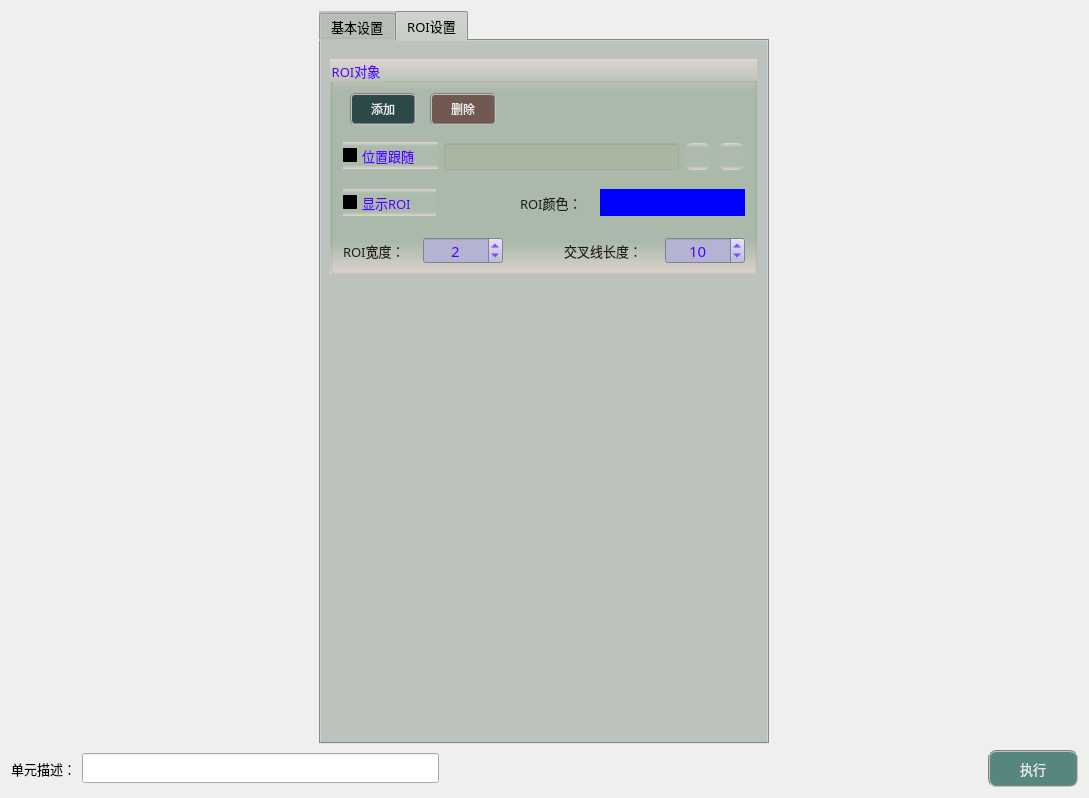
<?xml version="1.0" encoding="UTF-8"?>
<ui version="4.0">
 <class>frmFindSlotClass</class>
 <widget class="QDialog" name="frmFindSlotClass">
  <property name="geometry">
   <rect>
    <x>0</x>
    <y>0</y>
    <width>1089</width>
    <height>798</height>
   </rect>
  </property>
  <property name="windowTitle">
   <string>frmFindSlot</string>
  </property>
  <layout class="QVBoxLayout" name="verticalLayout">
   <item>
    <layout class="QHBoxLayout" name="horizontalLayout">
     <item>
      <widget class="QTabWidget" name="tabWidget">
       <property name="sizePolicy">
        <sizepolicy hsizetype="Fixed" vsizetype="Expanding">
         <horstretch>0</horstretch>
         <verstretch>0</verstretch>
        </sizepolicy>
       </property>
       <property name="minimumSize">
        <size>
         <width>450</width>
         <height>550</height>
        </size>
       </property>
       <property name="maximumSize">
        <size>
         <width>16777215</width>
         <height>16777215</height>
        </size>
       </property>
       <property name="font">
        <font>
         <family>微软雅黑</family>
         <pointsize>10</pointsize>
        </font>
       </property>
       <property name="styleSheet">
        <string notr="true">background-color: #bcc2bc;</string>
       </property>
       <property name="currentIndex">
        <number>1</number>
       </property>
       <widget class="QWidget" name="tab">
        <attribute name="title">
         <string>基本设置</string>
        </attribute>
        <widget class="QGroupBox" name="groupCamera">
         <property name="geometry">
          <rect>
           <x>9</x>
           <y>18</y>
           <width>427</width>
           <height>73</height>
          </rect>
         </property>
         <property name="font">
          <font>
           <family>微软雅黑</family>
           <pointsize>10</pointsize>
          </font>
         </property>
         <property name="styleSheet">
          <string notr="true">background-color: qlineargradient(x1:0, y1:0, x2:0, y2:1, stop:0 #dfd5cf, stop: 0.15 #acbbac, stop: 0.85 #acbbac,stop:1 #dfd5cf);
color: rgb(85, 0, 255);</string>
         </property>
         <property name="title">
          <string>图像对象</string>
         </property>
         <widget class="QLabel" name="label_4">
          <property name="geometry">
           <rect>
            <x>13</x>
            <y>42</y>
            <width>79</width>
            <height>19</height>
           </rect>
          </property>
          <property name="font">
           <font>
            <family>微软雅黑</family>
            <pointsize>10</pointsize>
           </font>
          </property>
          <property name="styleSheet">
           <string notr="true">color: rgb(30, 30, 30);
background: transparent;</string>
          </property>
          <property name="text">
           <string>输入图像：</string>
          </property>
         </widget>
         <widget class="QLineEdit" name="txtLinkImage">
          <property name="geometry">
           <rect>
            <x>100</x>
            <y>39</y>
            <width>255</width>
            <height>27</height>
           </rect>
          </property>
          <property name="font">
           <font>
            <family>微软雅黑</family>
            <pointsize>10</pointsize>
           </font>
          </property>
          <property name="styleSheet">
           <string notr="true">color: rgb(0, 0, 200);
background-color: rgba(170, 170, 127,50);</string>
          </property>
          <property name="alignment">
           <set>Qt::AlignCenter</set>
          </property>
          <property name="readOnly">
           <bool>true</bool>
          </property>
         </widget>
         <widget class="QPushButton" name="btnLinkImage">
          <property name="geometry">
           <rect>
            <x>360</x>
            <y>39</y>
            <width>27</width>
            <height>27</height>
           </rect>
          </property>
          <property name="toolTip">
           <string>链接图像</string>
          </property>
          <property name="styleSheet">
           <string notr="true">QWidget{ border:none;border-radius: 8px;padding: 2px 4px;}
QPushButton:hover{ background-color: rgba(85, 150, 127, 100);}
QPushButton:pressed{background-color: rgba(85, 180, 127, 160);}</string>
          </property>
          <property name="text">
           <string/>
          </property>
          <property name="icon">
           <iconset resource="../FindCircle/sub_res.qrc">
            <normaloff>:/resource/link.png</normaloff>:/resource/link.png</iconset>
          </property>
          <property name="iconSize">
           <size>
            <width>27</width>
            <height>27</height>
           </size>
          </property>
         </widget>
         <widget class="QPushButton" name="btnDelLinkImage">
          <property name="geometry">
           <rect>
            <x>394</x>
            <y>39</y>
            <width>27</width>
            <height>27</height>
           </rect>
          </property>
          <property name="toolTip">
           <string>删除图像链接</string>
          </property>
          <property name="styleSheet">
           <string notr="true">QWidget{ border:none;border-radius: 8px;padding: 2px 4px;}
QPushButton:hover{ background-color: rgba(226, 142, 162, 100);}
QPushButton:pressed{background-color: rgba(226, 172, 162, 200);}</string>
          </property>
          <property name="text">
           <string/>
          </property>
          <property name="icon">
           <iconset resource="../FindCircle/sub_res.qrc">
            <normaloff>:/resource/del_link.png</normaloff>:/resource/del_link.png</iconset>
          </property>
          <property name="iconSize">
           <size>
            <width>27</width>
            <height>27</height>
           </size>
          </property>
         </widget>
        </widget>
        <widget class="QGroupBox" name="groupC2">
         <property name="geometry">
          <rect>
           <x>9</x>
           <y>108</y>
           <width>427</width>
           <height>171</height>
          </rect>
         </property>
         <property name="font">
          <font>
           <family>微软雅黑</family>
           <pointsize>10</pointsize>
          </font>
         </property>
         <property name="styleSheet">
          <string notr="true">background-color: qlineargradient(x1:0, y1:0, x2:0, y2:1, stop:0 #dfd5cf, stop: 0.15 #acbbac, stop: 0.85 #acbbac,stop:1 #dfd5cf);
color: rgb(85, 0, 255);</string>
         </property>
         <property name="title">
          <string>参数设置</string>
         </property>
         <widget class="QComboBox" name="comboGrayDirection">
          <property name="geometry">
           <rect>
            <x>330</x>
            <y>32</y>
            <width>85</width>
            <height>30</height>
           </rect>
          </property>
          <property name="font">
           <font>
            <family>微软雅黑</family>
            <pointsize>10</pointsize>
           </font>
          </property>
          <property name="styleSheet">
           <string notr="true">QComboBox {
    border: 1px solid gray;
    border-radius: 2px;    
    color: rgb(0, 0, 200);
	background-color: rgba(170, 170, 127,100);
}
QComboBox::drop-down {
    subcontrol-origin: padding;
    subcontrol-position: top right;
    width: 15px; 
    border-left-width: 1px;
    border-left-color: darkgray;
    border-left-style: solid;
    border-top-right-radius: 3px;
    border-bottom-right-radius: 3px;
}

QComboBox::down-arrow {
    image: url(:/resource/down.png);
} 
QComboBox::down-arrow:on {
    top: 1px;
    left: 1px;
}</string>
          </property>
          <item>
           <property name="text">
            <string>白到黑</string>
           </property>
          </item>
          <item>
           <property name="text">
            <string>黑到白</string>
           </property>
          </item>
         </widget>
         <widget class="QLabel" name="label_10">
          <property name="geometry">
           <rect>
            <x>242</x>
            <y>37</y>
            <width>81</width>
            <height>19</height>
           </rect>
          </property>
          <property name="sizePolicy">
           <sizepolicy hsizetype="Preferred" vsizetype="Fixed">
            <horstretch>0</horstretch>
            <verstretch>0</verstretch>
           </sizepolicy>
          </property>
          <property name="font">
           <font>
            <family>微软雅黑</family>
            <pointsize>10</pointsize>
           </font>
          </property>
          <property name="styleSheet">
           <string notr="true">color: rgb(30, 30, 30);
background: transparent;</string>
          </property>
          <property name="text">
           <string>灰度方向：</string>
          </property>
         </widget>
         <widget class="QLabel" name="label_14">
          <property name="geometry">
           <rect>
            <x>13</x>
            <y>87</y>
            <width>81</width>
            <height>19</height>
           </rect>
          </property>
          <property name="font">
           <font>
            <family>微软雅黑</family>
            <pointsize>10</pointsize>
            <weight>50</weight>
            <bold>false</bold>
           </font>
          </property>
          <property name="styleSheet">
           <string notr="true">color: rgb(30, 30, 30);
background: transparent;</string>
          </property>
          <property name="text">
           <string>边缘强度：</string>
          </property>
         </widget>
         <widget class="QSpinBox" name="spinThreshold">
          <property name="geometry">
           <rect>
            <x>100</x>
            <y>84</y>
            <width>85</width>
            <height>27</height>
           </rect>
          </property>
          <property name="font">
           <font>
            <family>微软雅黑</family>
            <pointsize>11</pointsize>
           </font>
          </property>
          <property name="styleSheet">
           <string notr="true">QWidget{color: rgb(85, 0, 155);background-color: rgb(180, 180, 210);}
QSpinBox::up-button{
    border:transparent;
}
QSpinBox::down-button{
    border:transparent;
}
QSpinBox::up-arrow{
    image:url(:/resource/up.png);
}
QSpinBox::down-arrow{
    image:url(:/resource/down.png);
}</string>
          </property>
          <property name="alignment">
           <set>Qt::AlignCenter</set>
          </property>
          <property name="minimum">
           <number>0</number>
          </property>
          <property name="maximum">
           <number>255</number>
          </property>
          <property name="value">
           <number>20</number>
          </property>
         </widget>
         <widget class="QLabel" name="label_15">
          <property name="geometry">
           <rect>
            <x>12</x>
            <y>37</y>
            <width>81</width>
            <height>19</height>
           </rect>
          </property>
          <property name="sizePolicy">
           <sizepolicy hsizetype="Preferred" vsizetype="Fixed">
            <horstretch>0</horstretch>
            <verstretch>0</verstretch>
           </sizepolicy>
          </property>
          <property name="font">
           <font>
            <family>微软雅黑</family>
            <pointsize>10</pointsize>
           </font>
          </property>
          <property name="styleSheet">
           <string notr="true">color: rgb(30, 30, 30);
background: transparent;</string>
          </property>
          <property name="text">
           <string>扫描方向：</string>
          </property>
         </widget>
         <widget class="QComboBox" name="comboScanDirection">
          <property name="geometry">
           <rect>
            <x>100</x>
            <y>32</y>
            <width>85</width>
            <height>30</height>
           </rect>
          </property>
          <property name="font">
           <font>
            <family>微软雅黑</family>
            <pointsize>10</pointsize>
           </font>
          </property>
          <property name="styleSheet">
           <string notr="true">QComboBox {
    border: 1px solid gray;
    border-radius: 2px;    
    color: rgb(0, 0, 200);
	background-color: rgba(170, 170, 127,100);
}
QComboBox::drop-down {
    subcontrol-origin: padding;
    subcontrol-position: top right;
    width: 15px; 
    border-left-width: 1px;
    border-left-color: darkgray;
    border-left-style: solid;
    border-top-right-radius: 3px;
    border-bottom-right-radius: 3px;
}

QComboBox::down-arrow {
    image: url(:/resource/down.png);
} 
QComboBox::down-arrow:on {
    top: 1px;
    left: 1px;
}</string>
          </property>
          <item>
           <property name="text">
            <string>内到外</string>
           </property>
          </item>
          <item>
           <property name="text">
            <string>外到内</string>
           </property>
          </item>
         </widget>
         <widget class="QLabel" name="label_16">
          <property name="geometry">
           <rect>
            <x>243</x>
            <y>87</y>
            <width>81</width>
            <height>19</height>
           </rect>
          </property>
          <property name="font">
           <font>
            <family>微软雅黑</family>
            <pointsize>10</pointsize>
            <weight>50</weight>
            <bold>false</bold>
           </font>
          </property>
          <property name="styleSheet">
           <string notr="true">color: rgb(30, 30, 30);
background: transparent;</string>
          </property>
          <property name="text">
           <string>分割数量：</string>
          </property>
         </widget>
         <widget class="QSpinBox" name="spinSegment">
          <property name="geometry">
           <rect>
            <x>330</x>
            <y>84</y>
            <width>85</width>
            <height>27</height>
           </rect>
          </property>
          <property name="font">
           <font>
            <family>微软雅黑</family>
            <pointsize>11</pointsize>
           </font>
          </property>
          <property name="styleSheet">
           <string notr="true">QWidget{color: rgb(85, 0, 155);background-color: rgb(180, 180, 210);}
QSpinBox::up-button{
    border:transparent;
}
QSpinBox::down-button{
    border:transparent;
}
QSpinBox::up-arrow{
    image:url(:/resource/up.png);
}
QSpinBox::down-arrow{
    image:url(:/resource/down.png);
}</string>
          </property>
          <property name="alignment">
           <set>Qt::AlignCenter</set>
          </property>
          <property name="minimum">
           <number>30</number>
          </property>
          <property name="maximum">
           <number>360</number>
          </property>
          <property name="value">
           <number>30</number>
          </property>
         </widget>
         <widget class="QLabel" name="label_19">
          <property name="geometry">
           <rect>
            <x>13</x>
            <y>137</y>
            <width>81</width>
            <height>19</height>
           </rect>
          </property>
          <property name="font">
           <font>
            <family>微软雅黑</family>
            <pointsize>10</pointsize>
            <weight>50</weight>
            <bold>false</bold>
           </font>
          </property>
          <property name="styleSheet">
           <string notr="true">color: rgb(30, 30, 30);
background: transparent;</string>
          </property>
          <property name="text">
           <string>剔除距离：</string>
          </property>
         </widget>
         <widget class="QSpinBox" name="spinCullDistance">
          <property name="geometry">
           <rect>
            <x>100</x>
            <y>134</y>
            <width>85</width>
            <height>27</height>
           </rect>
          </property>
          <property name="font">
           <font>
            <family>微软雅黑</family>
            <pointsize>11</pointsize>
           </font>
          </property>
          <property name="styleSheet">
           <string notr="true">QWidget{color: rgb(85, 0, 155);background-color: rgb(180, 180, 210);}
QSpinBox::up-button{
    border:transparent;
}
QSpinBox::down-button{
    border:transparent;
}
QSpinBox::up-arrow{
    image:url(:/resource/up.png);
}
QSpinBox::down-arrow{
    image:url(:/resource/down.png);
}</string>
          </property>
          <property name="alignment">
           <set>Qt::AlignCenter</set>
          </property>
          <property name="minimum">
           <number>1</number>
          </property>
          <property name="maximum">
           <number>100</number>
          </property>
          <property name="value">
           <number>5</number>
          </property>
         </widget>
        </widget>
        <widget class="QGroupBox" name="groupC3">
         <property name="geometry">
          <rect>
           <x>9</x>
           <y>296</y>
           <width>427</width>
           <height>219</height>
          </rect>
         </property>
         <property name="font">
          <font>
           <family>微软雅黑</family>
           <pointsize>10</pointsize>
          </font>
         </property>
         <property name="styleSheet">
          <string notr="true">background-color: qlineargradient(x1:0, y1:0, x2:0, y2:1, stop:0 #dfd5cf, stop: 0.15 #acbbac, stop: 0.85 #acbbac,stop:1 #dfd5cf);
color: rgb(85, 0, 255);</string>
         </property>
         <property name="title">
          <string>输出数据(圆的中心坐标、半径)</string>
         </property>
         <widget class="QTextEdit" name="txtMsg">
          <property name="geometry">
           <rect>
            <x>4</x>
            <y>32</y>
            <width>419</width>
            <height>183</height>
           </rect>
          </property>
          <property name="font">
           <font>
            <family>微软雅黑</family>
           </font>
          </property>
          <property name="styleSheet">
           <string notr="true">QTextEdit         
{
    background-color: rgba(180, 180, 215,120);    
    gridline-color: rgba(220, 220, 255,255);
    color: rgba(20, 20, 20,200);
}
QScrollBar:vertical{ 
		background:#FFFFF2;
		padding-top:20px;
		padding-bottom:20px;
		padding-left:2px;
		padding-right:2px;
		border-left:1px solid #d7d7d7;}
QScrollBar::handle:vertical{
		background:#dbdbdb;
		border-radius:6px;
		min-height:20px;}
QScrollBar::handle:vertical:hover{
		background:#d0d0d0;}
QScrollBar::add-line:vertical{
		background:url(:/resource/down.png) center no-repeat;}
QScrollBar::sub-line:vertical{
		background:url(:/resource/up.png) center no-repeat;}
QScrollBar:horizontal{ 
		background:#FFFFF2;
		padding-top:20px;
		padding-bottom:20px;
		padding-left:2px;
		padding-right:2px;
		border-left:1px solid #d7d7d7;}
QScrollBar::handle:horizontal{
		background:#dbdbdb;
		border-radius:6px;
		min-height:20px;}
QScrollBar::handle:horizontal:hover{
		background:#d0d0d0;}
QScrollBar::add-line:horizontal{
		background:url(:/resource/right.png) center no-repeat;}
QScrollBar::sub-line:horizontal{
		background:url(:/resource/left.png) center no-repeat;}</string>
          </property>
          <property name="readOnly">
           <bool>true</bool>
          </property>
         </widget>
        </widget>
       </widget>
       <widget class="QWidget" name="tab_2">
        <attribute name="title">
         <string>ROI设置</string>
        </attribute>
        <widget class="QGroupBox" name="groupC4">
         <property name="geometry">
          <rect>
           <x>9</x>
           <y>18</y>
           <width>427</width>
           <height>215</height>
          </rect>
         </property>
         <property name="font">
          <font>
           <family>微软雅黑</family>
           <pointsize>10</pointsize>
          </font>
         </property>
         <property name="styleSheet">
          <string notr="true">background-color: qlineargradient(x1:0, y1:0, x2:0, y2:1, stop:0 #dfd5cf, stop: 0.15 #acbbac, stop: 0.85 #acbbac,stop:1 #dfd5cf);
color: rgb(85, 0, 255);</string>
         </property>
         <property name="title">
          <string>ROI对象</string>
         </property>
         <widget class="QPushButton" name="btnAddROI">
          <property name="geometry">
           <rect>
            <x>20</x>
            <y>34</y>
            <width>66</width>
            <height>32</height>
           </rect>
          </property>
          <property name="sizePolicy">
           <sizepolicy hsizetype="Fixed" vsizetype="Fixed">
            <horstretch>0</horstretch>
            <verstretch>0</verstretch>
           </sizepolicy>
          </property>
          <property name="minimumSize">
           <size>
            <width>60</width>
            <height>30</height>
           </size>
          </property>
          <property name="font">
           <font>
            <family>微软雅黑</family>
            <pointsize>9</pointsize>
           </font>
          </property>
          <property name="styleSheet">
           <string notr="true">QWidget{ background-color: rgba(9, 42, 47, 200);}
QWidget{ color: rgb(235, 235, 235);}
QWidget{ border: 2px groove gray;border-radius: 5px;padding: 2px 4px;}
QPushButton:hover{ background-color: rgb(9, 62, 52);}
QPushButton:pressed{background-color: rgb(9, 82, 72);}</string>
          </property>
          <property name="text">
           <string>添加</string>
          </property>
         </widget>
         <widget class="QPushButton" name="btnDeleteROI">
          <property name="geometry">
           <rect>
            <x>100</x>
            <y>34</y>
            <width>66</width>
            <height>32</height>
           </rect>
          </property>
          <property name="minimumSize">
           <size>
            <width>60</width>
            <height>30</height>
           </size>
          </property>
          <property name="font">
           <font>
            <family>微软雅黑</family>
            <pointsize>9</pointsize>
           </font>
          </property>
          <property name="styleSheet">
           <string notr="true">QWidget{ background-color: rgba(97, 63, 56, 200);}
QWidget{ color: rgb(235, 235, 235);}
QWidget{ border: 2px groove gray;border-radius: 5px;padding: 2px 4px;}
QPushButton:hover{ background-color: rgb(97, 83, 76);}
QPushButton:pressed{background-color: rgb(117, 83, 96);}</string>
          </property>
          <property name="text">
           <string>删除</string>
          </property>
         </widget>
         <widget class="QCheckBox" name="checkViewROI">
          <property name="geometry">
           <rect>
            <x>13</x>
            <y>130</y>
            <width>93</width>
            <height>27</height>
           </rect>
          </property>
          <property name="sizePolicy">
           <sizepolicy hsizetype="Fixed" vsizetype="Fixed">
            <horstretch>0</horstretch>
            <verstretch>0</verstretch>
           </sizepolicy>
          </property>
          <property name="font">
           <font>
            <family>微软雅黑</family>
            <pointsize>10</pointsize>
           </font>
          </property>
          <property name="styleSheet">
           <string notr="true">QCheckBox{
    color: rgb(30, 30, 30);
	border-style: flat;
	background: transparent;
}
QCheckBox::indicator {
    width: 17px;
    height: 17px;    
}
QCheckBox::indicator::unchecked {
    image: url(:/resource/untick.png);
}
QCheckBox::indicator::checked {
    image: url(:/resource/tick.png);
};</string>
          </property>
          <property name="text">
           <string>显示ROI</string>
          </property>
          <property name="iconSize">
           <size>
            <width>22</width>
            <height>22</height>
           </size>
          </property>
         </widget>
         <widget class="QLabel" name="label_17">
          <property name="geometry">
           <rect>
            <x>190</x>
            <y>134</y>
            <width>79</width>
            <height>19</height>
           </rect>
          </property>
          <property name="font">
           <font>
            <family>微软雅黑</family>
            <pointsize>10</pointsize>
           </font>
          </property>
          <property name="styleSheet">
           <string notr="true">color: rgb(30, 30, 30);
background: transparent;</string>
          </property>
          <property name="text">
           <string>ROI颜色：</string>
          </property>
         </widget>
         <widget class="QPushButton" name="btnRoiColor">
          <property name="geometry">
           <rect>
            <x>270</x>
            <y>130</y>
            <width>145</width>
            <height>27</height>
           </rect>
          </property>
          <property name="styleSheet">
           <string notr="true">border:none;
background-color: rgb(0, 0, 255);</string>
          </property>
          <property name="text">
           <string/>
          </property>
         </widget>
         <widget class="QSpinBox" name="spinCrossL">
          <property name="geometry">
           <rect>
            <x>335</x>
            <y>178</y>
            <width>80</width>
            <height>27</height>
           </rect>
          </property>
          <property name="font">
           <font>
            <family>微软雅黑</family>
            <pointsize>11</pointsize>
           </font>
          </property>
          <property name="styleSheet">
           <string notr="true">QWidget{color: rgb(85, 0, 255);background-color: rgb(180, 180, 210);}
QSpinBox::up-button{
    border:transparent;
}
QSpinBox::down-button{
    border:transparent;
}
QSpinBox::up-arrow{
    image:url(:/resource/up.png);
}
QSpinBox::down-arrow{
    image:url(:/resource/down.png);
}</string>
          </property>
          <property name="alignment">
           <set>Qt::AlignCenter</set>
          </property>
          <property name="minimum">
           <number>1</number>
          </property>
          <property name="maximum">
           <number>100</number>
          </property>
          <property name="value">
           <number>10</number>
          </property>
         </widget>
         <widget class="QLabel" name="label_20">
          <property name="geometry">
           <rect>
            <x>13</x>
            <y>182</y>
            <width>79</width>
            <height>19</height>
           </rect>
          </property>
          <property name="font">
           <font>
            <family>微软雅黑</family>
            <pointsize>10</pointsize>
           </font>
          </property>
          <property name="styleSheet">
           <string notr="true">color: rgb(30, 30, 30);
background: transparent;</string>
          </property>
          <property name="text">
           <string>ROI宽度：</string>
          </property>
         </widget>
         <widget class="QLabel" name="label_18">
          <property name="geometry">
           <rect>
            <x>234</x>
            <y>182</y>
            <width>95</width>
            <height>19</height>
           </rect>
          </property>
          <property name="font">
           <font>
            <family>微软雅黑</family>
            <pointsize>10</pointsize>
           </font>
          </property>
          <property name="styleSheet">
           <string notr="true">color: rgb(30, 30, 30);
background: transparent;</string>
          </property>
          <property name="text">
           <string>交叉线长度：</string>
          </property>
         </widget>
         <widget class="QSpinBox" name="spinRoiW">
          <property name="geometry">
           <rect>
            <x>93</x>
            <y>178</y>
            <width>80</width>
            <height>27</height>
           </rect>
          </property>
          <property name="font">
           <font>
            <family>微软雅黑</family>
            <pointsize>11</pointsize>
           </font>
          </property>
          <property name="styleSheet">
           <string notr="true">QWidget{color: rgb(85, 0, 255);background-color: rgb(180, 180, 210);}
QSpinBox::up-button{
    border:transparent;
}
QSpinBox::down-button{
    border:transparent;
}
QSpinBox::up-arrow{
    image:url(:/resource/up.png);
}
QSpinBox::down-arrow{
    image:url(:/resource/down.png);
}</string>
          </property>
          <property name="alignment">
           <set>Qt::AlignCenter</set>
          </property>
          <property name="minimum">
           <number>1</number>
          </property>
          <property name="maximum">
           <number>100</number>
          </property>
          <property name="value">
           <number>2</number>
          </property>
         </widget>
         <widget class="QLineEdit" name="txtLinkFollow">
          <property name="geometry">
           <rect>
            <x>114</x>
            <y>84</y>
            <width>235</width>
            <height>27</height>
           </rect>
          </property>
          <property name="font">
           <font>
            <family>微软雅黑</family>
            <pointsize>10</pointsize>
           </font>
          </property>
          <property name="toolTip">
           <string>匹配基准中心</string>
          </property>
          <property name="styleSheet">
           <string notr="true">color: rgb(0, 0, 200);
background-color: rgba(170, 170, 127,50);</string>
          </property>
          <property name="alignment">
           <set>Qt::AlignCenter</set>
          </property>
          <property name="readOnly">
           <bool>true</bool>
          </property>
         </widget>
         <widget class="QPushButton" name="btnDelLinkFollow">
          <property name="geometry">
           <rect>
            <x>388</x>
            <y>84</y>
            <width>27</width>
            <height>27</height>
           </rect>
          </property>
          <property name="toolTip">
           <string>删除位置跟随链接</string>
          </property>
          <property name="styleSheet">
           <string notr="true">QWidget{ border:none;border-radius: 8px;padding: 2px 4px;}
QPushButton:hover{ background-color: rgba(226, 142, 162, 100);}
QPushButton:pressed{background-color: rgba(226, 172, 162, 200);}</string>
          </property>
          <property name="text">
           <string/>
          </property>
          <property name="icon">
           <iconset resource="../FindCircle/sub_res.qrc">
            <normaloff>:/resource/del_link.png</normaloff>:/resource/del_link.png</iconset>
          </property>
          <property name="iconSize">
           <size>
            <width>27</width>
            <height>27</height>
           </size>
          </property>
         </widget>
         <widget class="QPushButton" name="btnLinkFollow">
          <property name="geometry">
           <rect>
            <x>354</x>
            <y>84</y>
            <width>27</width>
            <height>27</height>
           </rect>
          </property>
          <property name="toolTip">
           <string>链接位置跟随</string>
          </property>
          <property name="styleSheet">
           <string notr="true">QWidget{ border:none;border-radius: 8px;padding: 2px 4px;}
QPushButton:hover{ background-color: rgba(85, 150, 127, 100);}
QPushButton:pressed{background-color: rgba(85, 180, 127, 160);}</string>
          </property>
          <property name="text">
           <string/>
          </property>
          <property name="icon">
           <iconset resource="../FindCircle/sub_res.qrc">
            <normaloff>:/resource/link.png</normaloff>:/resource/link.png</iconset>
          </property>
          <property name="iconSize">
           <size>
            <width>27</width>
            <height>27</height>
           </size>
          </property>
         </widget>
         <widget class="QCheckBox" name="checkUseFollow">
          <property name="geometry">
           <rect>
            <x>13</x>
            <y>83</y>
            <width>95</width>
            <height>27</height>
           </rect>
          </property>
          <property name="sizePolicy">
           <sizepolicy hsizetype="Fixed" vsizetype="Fixed">
            <horstretch>0</horstretch>
            <verstretch>0</verstretch>
           </sizepolicy>
          </property>
          <property name="font">
           <font>
            <family>微软雅黑</family>
            <pointsize>10</pointsize>
           </font>
          </property>
          <property name="styleSheet">
           <string notr="true">QCheckBox{
    color: rgb(30, 30, 30);
	border-style: flat;
	background: transparent;
}
QCheckBox::indicator {
    width: 17px;
    height: 17px;    
}
QCheckBox::indicator::unchecked {
    image: url(:/resource/untick.png);
}
QCheckBox::indicator::checked {
    image: url(:/resource/tick.png);
};</string>
          </property>
          <property name="text">
           <string>位置跟随</string>
          </property>
          <property name="iconSize">
           <size>
            <width>22</width>
            <height>22</height>
           </size>
          </property>
         </widget>
        </widget>
       </widget>
      </widget>
     </item>
     <item>
      <layout class="QGridLayout" name="imageLayout">
       <property name="spacing">
        <number>1</number>
       </property>
      </layout>
     </item>
    </layout>
   </item>
   <item>
    <layout class="QHBoxLayout" name="horizontalLayout_2">
     <item>
      <widget class="QLabel" name="label_3">
       <property name="sizePolicy">
        <sizepolicy hsizetype="Fixed" vsizetype="Fixed">
         <horstretch>0</horstretch>
         <verstretch>0</verstretch>
        </sizepolicy>
       </property>
       <property name="maximumSize">
        <size>
         <width>83</width>
         <height>25</height>
        </size>
       </property>
       <property name="font">
        <font>
         <family>微软雅黑</family>
         <pointsize>10</pointsize>
        </font>
       </property>
       <property name="styleSheet">
        <string notr="true">background-color: rgba(255, 255, 255, 0);</string>
       </property>
       <property name="text">
        <string>单元描述：</string>
       </property>
      </widget>
     </item>
     <item>
      <widget class="QLineEdit" name="txtDescribe">
       <property name="sizePolicy">
        <sizepolicy hsizetype="Fixed" vsizetype="Fixed">
         <horstretch>0</horstretch>
         <verstretch>0</verstretch>
        </sizepolicy>
       </property>
       <property name="minimumSize">
        <size>
         <width>357</width>
         <height>30</height>
        </size>
       </property>
       <property name="maximumSize">
        <size>
         <width>16777215</width>
         <height>30</height>
        </size>
       </property>
       <property name="font">
        <font>
         <family>微软雅黑</family>
         <pointsize>10</pointsize>
        </font>
       </property>
      </widget>
     </item>
     <item>
      <spacer name="horizontalSpacer_8">
       <property name="orientation">
        <enum>Qt::Horizontal</enum>
       </property>
       <property name="sizeHint" stdset="0">
        <size>
         <width>40</width>
         <height>20</height>
        </size>
       </property>
      </spacer>
     </item>
     <item>
      <widget class="QPushButton" name="btnExecute">
       <property name="minimumSize">
        <size>
         <width>90</width>
         <height>37</height>
        </size>
       </property>
       <property name="font">
        <font>
         <family>微软雅黑</family>
         <pointsize>10</pointsize>
        </font>
       </property>
       <property name="styleSheet">
        <string notr="true">QWidget{ background-color: rgb(85, 135, 127);}
QWidget{ color: rgb(235, 235, 235);}
QWidget{ border: 2px groove gray;border-radius: 8px;padding: 2px 4px;}
QPushButton:hover{ background-color: rgb(85, 155, 127);}
QPushButton:pressed{background-color: rgb(85, 175, 127);}</string>
       </property>
       <property name="text">
        <string>执行</string>
       </property>
      </widget>
     </item>
    </layout>
   </item>
  </layout>
 </widget>
 <layoutdefault spacing="6" margin="11"/>
 <resources>
  <include location="../FindCircle/sub_res.qrc"/>
 </resources>
 <connections/>
</ui>
